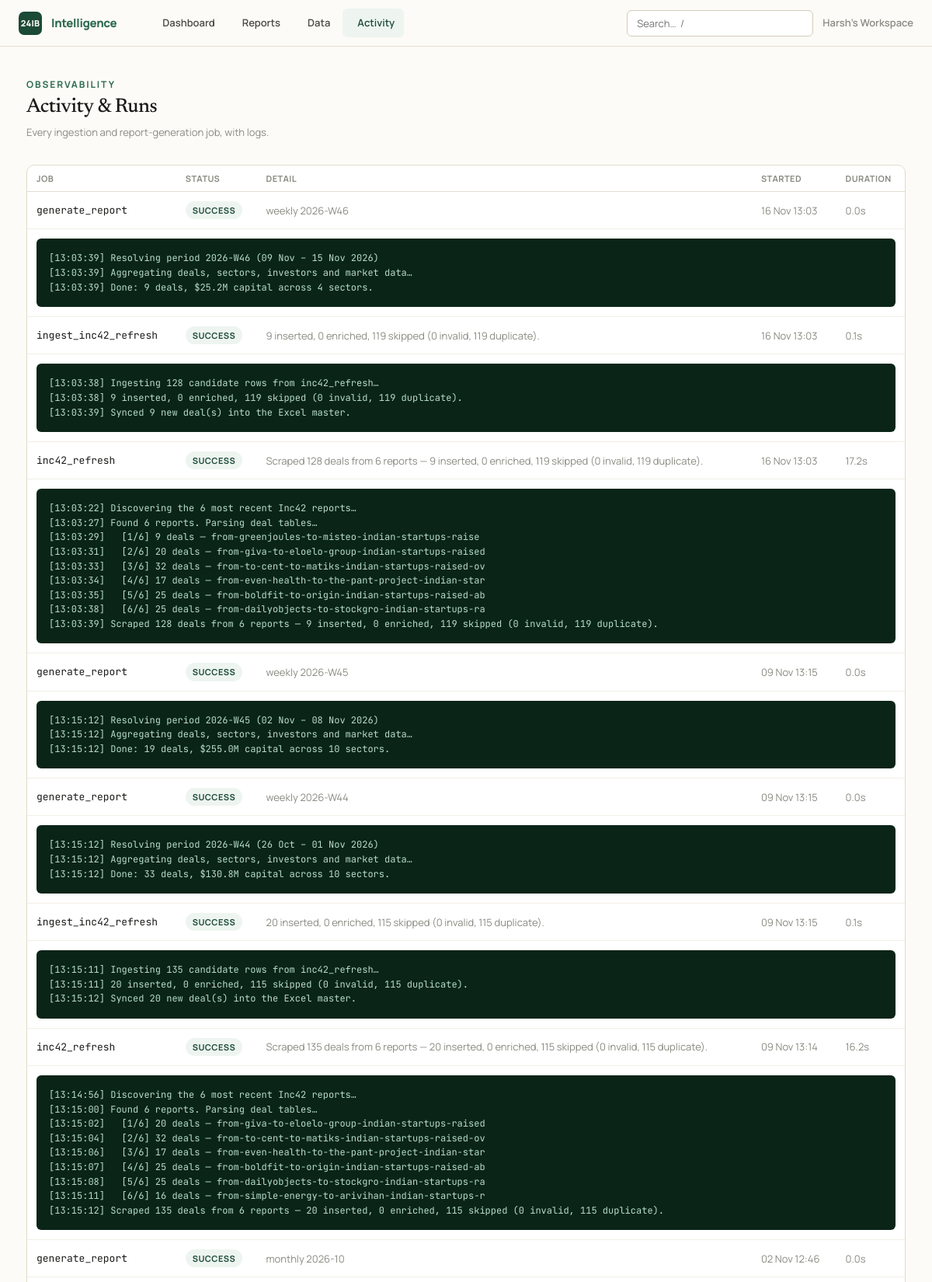
The page /activity (upper part) on the database its author committed.
### intelligence/models.py (models this page shows, shortened)
class Organization(db.Model):
    __tablename__ = "organizations"
    id: Mapped[int] = mapped_column(primary_key=True)
    name: Mapped[str] = mapped_column(String(160), nullable=False)
    slug: Mapped[str] = mapped_column(String(80), unique=True, nullable=False)
    created_at: Mapped[datetime] = mapped_column(DateTime, default=_utcnow)
    deals: Mapped[list["FundingDeal"]] = relationship(back_populates="organization", cascade="all, delete-orphan")
    reports: Mapped[list["Report"]] = relationship(back_populates="organization", cascade="all, delete-orphan")
    api_keys: Mapped[list["ApiKey"]] = relationship(back_populates="organization", cascade="all, delete-orphan")

class JobRun(db.Model):
    __tablename__ = "job_runs"
    id: Mapped[int] = mapped_column(primary_key=True)
    organization_id: Mapped[int] = mapped_column(ForeignKey("organizations.id"), nullable=True)
    kind: Mapped[str] = mapped_column(String(60), nullable=False)  # ingest_csv, generate_report, scheduled
    status: Mapped[RunStatus] = mapped_column(Enum(RunStatus), default=RunStatus.QUEUED)
    detail: Mapped[str] = mapped_column(Text, default="")
    log: Mapped[str] = mapped_column(Text, default="")
    started_at: Mapped[datetime] = mapped_column(DateTime, default=_utcnow)
    finished_at: Mapped[datetime | None] = mapped_column(DateTime, nullable=True)

### intelligence/dashboard/routes.py (the view)
@bp.route("/activity")
def runs():
    org = require_org()
    runs = db.session.scalars(
        select(JobRun).where(JobRun.organization_id == org.id).order_by(JobRun.started_at.desc()).limit(100)
    ).all()
    return render_template("dashboard/runs.html", runs=runs, active="runs")

### intelligence/__init__.py (called while the page is built)
def _register_security_headers(app: Flask) -> None:
    @app.after_request
    def _set_headers(resp):  # noqa: WPS430
        resp.headers.setdefault("X-Content-Type-Options", "nosniff")
        resp.headers.setdefault("X-Frame-Options", "SAMEORIGIN")
        resp.headers.setdefault("Referrer-Policy", "strict-origin-when-cross-origin")
        resp.headers.setdefault("Content-Security-Policy", _CSP)
        if app.config.get("SESSION_COOKIE_SECURE"):
            resp.headers.setdefault(
                "Strict-Transport-Security", "max-age=31536000; includeSubDomains"
            )
        return resp

### intelligence/clock.py (called while the page is built)
def utcnow() -> datetime:
    return datetime.now(timezone.utc).replace(tzinfo=None)

### intelligence/tenancy.py (called while the page is built, shortened)
def ensure_workspace() -> Organization:
    org = db.session.query(Organization).first()
    if org is not None:
        return org

def require_org() -> Organization:
    if "workspace" not in g:
        g.workspace = ensure_workspace()
    return g.workspace

### intelligence/templates/dashboard/runs.html (shortened to what this page needs)
{% extends "base.html" %}
{% block content %}
<div class="page-head">
  <div><div class="eyebrow">Observability</div><h1 class="page-title">Activity & Runs</h1>
  <p class="page-sub">Every ingestion and report-generation job, with logs.</p></div>
</div>
{% if runs %}
<div class="card" style="padding:0">
  <table class="table">
    <thead><tr><th>Job</th><th>Status</th><th>Detail</th><th>Started</th><th>Duration</th></tr></thead>
    <tbody>
      {% for r in runs %}
      <tr>
        <td><span class="mono">{{ r.kind }}</span></td>
        <td><span class="badge badge-{{ {'success':'green','failed':'red','running':'amber','queued':'gray'}[r.status.value] }}">{{ r.status.value }}</span></td>
        <td class="muted">{{ r.detail }}</td>
        <td class="muted">{{ r.started_at.strftime('%d %b %H:%M') }}</td>
        <td class="muted">{% if r.finished_at %}{{ '%.1fs'|format((r.finished_at - r.started_at).total_seconds()) }}{% else %}—{% endif %}</td>
      </tr>
      {% if r.log %}<tr><td colspan="5"><div class="log-box">{{ r.log }}</div></td></tr>{% endif %}
      {% endfor %}
    </tbody>
  </table>
</div>
{% else %}
<div class="empty"><h3>No activity yet</h3><p>Generate a report or import data to see job runs here.</p></div>
{% endif %}
{% endblock %}

### intelligence/templates/base.html (shortened to what this page needs)
<!doctype html>
<html lang="en">
<head>
  <link rel="stylesheet" href="{{ url_for('static', filename='css/tokens.css') }}">
  <link rel="stylesheet" href="{{ url_for('static', filename='css/app.css') }}">
</head>
<body>
  <nav class="nav">
    <a href="{{ url_for('dashboard.home') }}" class="nav-brand">
      <span class="nav-mark" aria-hidden="true">24IB</span>
      <span>Intelligence</span>
    </a>
    <div class="nav-links">
      <a class="nav-link {{ 'active' if active=='dashboard' }}" href="{{ url_for('dashboard.home') }}">Dashboard</a>
      <a class="nav-link {{ 'active' if active=='reports' }}" href="{{ url_for('reports.index') }}">Reports</a>
      <a class="nav-link {{ 'active' if active=='data' }}" href="{{ url_for('data.index') }}">Data</a>
      <a class="nav-link {{ 'active' if active=='runs' }}" href="{{ url_for('dashboard.runs') }}">Activity</a>
    </div>
    <div class="nav-right">
      <form action="{{ url_for('explore.search') }}" method="get" role="search" class="nav-search">
        <input class="input" id="global-search" type="search" name="q"
               placeholder="Search…  /" title="Press / to focus">
      </form>
      <span class="nav-org">{{ current_org.name if current_org }}</span>
    </div>
  </nav>
  {% block body %}
  <main class="container" id="main">
    {% block content %}{% endblock %}
  </main>
  {% endblock %}
</body>
</html>

### intelligence/static/css/tokens.css (style rules this page uses)
:root { --cream: #fdfbf7; --sand: #f3efe6; --sand-2: #ece7da; --border: #e3ddd0; --border-strong: #d3ccba; --ink: #1a1a18; --slate: #4a4a44; --dust: #8a8a82; --ghost: #b8b8ae; --g900: #0a2418; --g800: #1b4a36; --g700: #2d6b4f; --g600: #3d8a67; --g400: #7ab896; --g200: #b8ddc9; --g50: #eef5f1; --b700: #1f4e79; --b500: #3b82c4; --b50: #eef5fd; --r700: #9b2c2c; --r500: #d64545; --r50: #fdf0f0; --a700: #92600a; --a500: #d99a16; --a50: #fef8ec; --font-serif: 'Newsreader', Georgia, 'Times New Roman', serif; --font-sans: 'Manrope', system-ui, -apple-system, sans-serif; --font-mono: 'JetBrains Mono', ui-monospace, 'SF Mono', monospace; --text-2xs: 0.6875rem; --text-xs: 0.75rem; --text-sm: 0.8125rem; --text-base:0.9375rem; --text-md: 1.0625rem; --text-lg: 1.25rem; --text-xl: 1.5rem; --text-2xl: 2rem; --text-3xl: 2.75rem; --track-tight: -0.02em; --track-normal: 0; --track-wide: 0.04em; --track-widest: 0.16em; --sp-1: 4px; --sp-2: 8px; --sp-3: 12px; --sp-4: 16px; --sp-5: 20px; --sp-6: 24px; --sp-8: 32px; --sp-10: 40px; --sp-12: 48px; --sp-16: 64px; --sp-24: 96px; --radius-sm: 6px; --radius: 10px; --radius-lg: 16px; --shadow-sm: 0 1px 2px rgba(26,26,24,0.05); --shadow: 0 4px 16px rgba(26,26,24,0.07); --shadow-lg: 0 12px 40px rgba(26,26,24,0.10); --ease-out: cubic-bezier(0.16, 1, 0.3, 1); --ease-spring: cubic-bezier(0.34, 1.56, 0.64, 1); --dur-fast: 120ms; --dur-base: 220ms; --nav-h: 60px; --max-content: 1180px; --max-article: 760px; }

### rows shown on the page
Organization: name "Harsh's Workspace"
JobRun: kind "generate_report", status.value "SUCCESS", detail "weekly 2026-W46", started_at "16 Nov 13:03", (r.finished_at-r.started_at).total_seconds() "0.0s", log "[13:03:39] Resolving period 2026-W46 (09 Nov – 15 Nov 2026) [13:03:39] Aggregating deals, sectors, investors and market data… [13:03:39] Done: 9 deals, $25.2M capital across 4 sectors."
JobRun: kind "ingest_inc42_refresh", status.value "SUCCESS", detail "9 inserted, 0 enriched, 119 skipped (0 invalid, 119 duplicate).", started_at "16 Nov 13:03", (r.finished_at-r.started_at).total_seconds() "0.1s", log "[13:03:38] Ingesting 128 candidate rows from inc42_refresh… [13:03:38] 9 inserted, 0 enriched, 119 skipped (0 invalid, 119 duplicate). [13:03:39] Synced 9 new deal(s) into the Excel master."
JobRun: kind "inc42_refresh", status.value "SUCCESS", detail "Scraped 128 deals from 6 reports — 9 inserted, 0 enriched, 119 skipped (0 invalid, 119 duplicate).", started_at "16 Nov 13:03", (r.finished_at-r.started_at).total_seconds() "17.2s", log "[13:03:22] Discovering the 6 most recent Inc42 reports… [13:03:27] Found 6 reports. Parsing deal tables… [13:03:29] [1/6] 9 deals — from-greenjoules-to-misteo-indian-startups-raise [13:03:31] [2/6] 20 deals — from-giva-to-eloelo-group-indian-startups-raised [13:03:33] [3/6] 32 deals — from-to-cent-to-matiks-indian-startups-raised-ov [13:03:34] [4/6] 17 deals — from-even-health-to-the-pant-project-indian-star [13:03:35] [5/6] 25 deals — from-boldfit-to-origin-indian-startups-raised-ab [13:03:38] [6/6] 25 deals — from-dailyobjects-to-stockgro-indian-startups-ra [13:03:39] Scraped 128 deals from 6 reports — 9 inserted, 0 enriched, 119 skipped (0 invalid, 119 duplicate)."
JobRun: kind "generate_report", status.value "SUCCESS", detail "weekly 2026-W45", started_at "09 Nov 13:15", (r.finished_at-r.started_at).total_seconds() "0.0s", log "[13:15:12] Resolving period 2026-W45 (02 Nov – 08 Nov 2026) [13:15:12] Aggregating deals, sectors, investors and market data… [13:15:12] Done: 19 deals, $255.0M capital across 10 sectors."
JobRun: kind "generate_report", status.value "SUCCESS", detail "weekly 2026-W44", started_at "09 Nov 13:15", (r.finished_at-r.started_at).total_seconds() "0.0s", log "[13:15:12] Resolving period 2026-W44 (26 Oct – 01 Nov 2026) [13:15:12] Aggregating deals, sectors, investors and market data… [13:15:12] Done: 33 deals, $130.8M capital across 10 sectors."
JobRun: kind "ingest_inc42_refresh", status.value "SUCCESS", detail "20 inserted, 0 enriched, 115 skipped (0 invalid, 115 duplicate).", started_at "09 Nov 13:15", (r.finished_at-r.started_at).total_seconds() "0.1s", log "[13:15:11] Ingesting 135 candidate rows from inc42_refresh… [13:15:11] 20 inserted, 0 enriched, 115 skipped (0 invalid, 115 duplicate). [13:15:12] Synced 20 new deal(s) into the Excel master."
JobRun: kind "inc42_refresh", status.value "SUCCESS", detail "Scraped 135 deals from 6 reports — 20 inserted, 0 enriched, 115 skipped (0 invalid, 115 duplicate).", started_at "09 Nov 13:14", (r.finished_at-r.started_at).total_seconds() "16.2s", log "[13:14:56] Discovering the 6 most recent Inc42 reports… [13:15:00] Found 6 reports. Parsing deal tables… [13:15:02] [1/6] 20 deals — from-giva-to-eloelo-group-indian-startups-raised [13:15:04] [2/6] 32 deals — from-to-cent-to-matiks-indian-startups-raised-ov [13:15:06] [3/6] 17 deals — from-even-health-to-the-pant-project-indian-star [13:15:07] [4/6] 25 deals — from-boldfit-to-origin-indian-startups-raised-ab [13:15:08] [5/6] 25 deals — from-dailyobjects-to-stockgro-indian-startups-ra [13:15:11] [6/6] 16 deals — from-simple-energy-to-arivihan-indian-startups-r [13:15:12] Scraped 135 deals from 6 reports — 20 inserted, 0 enriched, 115 skipped (0 invalid, 115 duplicate)."
JobRun: kind "generate_report", status.value "SUCCESS", detail "monthly 2026-10", started_at "02 Nov 12:46", (r.finished_at-r.started_at).total_seconds() "0.0s"
